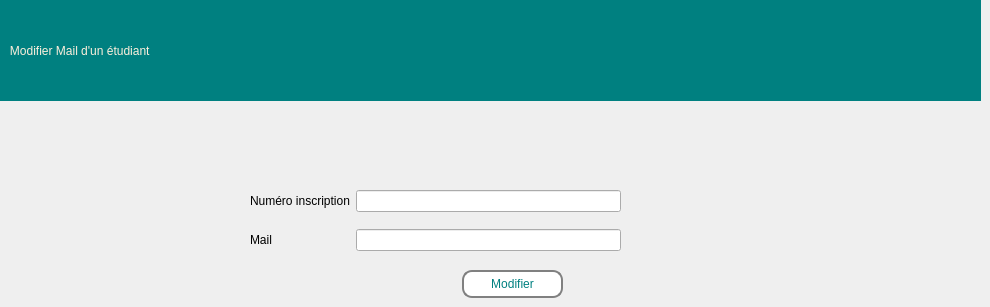
    <widget class="QWidget" name="page_modifier_mail_etudiant">
     <widget class="QPushButton" name="pushButton_modifer_3">
      <property name="geometry">
       <rect>
        <x>462</x>
        <y>270</y>
        <width>101</width>
        <height>28</height>
       </rect>
      </property>
      <property name="styleSheet">
       <string notr="true">border: 2px solid gray;
font: 63 9pt &quot;Segoe UI Variable Display Semib&quot;;
  border-radius: 10px;
  padding: 0 8px;
  
color: rgb(0, 128, 128);
background-color: rgb(255, 255, 255);</string>
      </property>
      <property name="text">
       <string>Modifier</string>
      </property>
     </widget>
     <widget class="QLabel" name="label_176">
      <property name="geometry">
       <rect>
        <x>0</x>
        <y>0</y>
        <width>981</width>
        <height>101</height>
       </rect>
      </property>
      <property name="toolTip">
       <string>&lt;html&gt;&lt;head/&gt;&lt;body&gt;&lt;p align=&quot;center&quot;&gt;&lt;br/&gt;&lt;/p&gt;&lt;/body&gt;&lt;/html&gt;</string>
      </property>
      <property name="styleSheet">
       <string notr="true">color: rgb(253, 239, 220);background-color: rgb(0, 128, 128);
font: 75 16pt &quot;Rockwell&quot;;
</string>
      </property>
      <property name="text">
       <string>   Modifier Mail d'un étudiant </string>
      </property>
     </widget>
     <widget class="QWidget" name="formLayoutWidget_8">
      <property name="geometry">
       <rect>
        <x>250</x>
        <y>190</y>
        <width>371</width>
        <height>73</height>
       </rect>
      </property>
      <layout class="QFormLayout" name="formLayout_9">
       <property name="verticalSpacing">
        <number>17</number>
       </property>
       <item row="0" column="1">
        <widget class="QLineEdit" name="num_modifier_3"/>
       </item>
       <item row="0" column="0">
        <widget class="QLabel" name="label_31">
         <property name="styleSheet">
          <string notr="true">font: 63 9pt &quot;Segoe UI Variable Display Semib&quot;;</string>
         </property>
         <property name="text">
          <string>Numéro inscription</string>
         </property>
        </widget>
       </item>
       <item row="1" column="0">
        <widget class="QLabel" name="label_50">
         <property name="styleSheet">
          <string notr="true">font: 63 9pt &quot;Segoe UI Variable Display Semib&quot;;</string>
         </property>
         <property name="text">
          <string>Mail</string>
         </property>
        </widget>
       </item>
       <item row="1" column="1">
        <widget class="QLineEdit" name="mail_modifer"/>
       </item>
      </layout>
     </widget>
    </widget>
